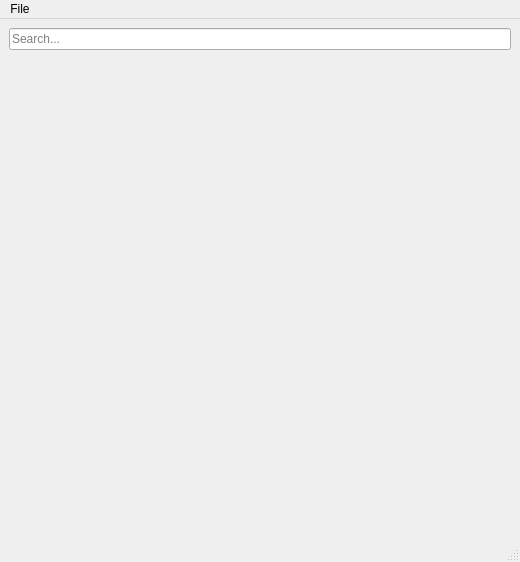
<?xml version="1.0" encoding="UTF-8"?>
<ui version="4.0">
 <class>MainWindow</class>
 <widget class="QMainWindow" name="MainWindow">
  <property name="geometry">
   <rect>
    <x>0</x>
    <y>0</y>
    <width>520</width>
    <height>562</height>
   </rect>
  </property>
  <property name="windowTitle">
   <string>MainWindow</string>
  </property>
  <widget class="QWidget" name="centralwidget">
   <layout class="QVBoxLayout" name="verticalLayout">
    <item>
     <layout class="QHBoxLayout" name="horizontalLayout">
      <item>
       <widget class="QLineEdit" name="searchBox">
        <property name="placeholderText">
         <string>Search...</string>
        </property>
       </widget>
      </item>
     </layout>
    </item>
    <item>
     <widget class="TreeView" name="widget" native="true"/>
    </item>
   </layout>
  </widget>
  <widget class="QMenuBar" name="menubar">
   <property name="geometry">
    <rect>
     <x>0</x>
     <y>0</y>
     <width>520</width>
     <height>19</height>
    </rect>
   </property>
   <widget class="QMenu" name="menuOpen">
    <property name="title">
     <string>File</string>
    </property>
    <addaction name="actionOpen"/>
   </widget>
   <addaction name="menuOpen"/>
  </widget>
  <widget class="QStatusBar" name="statusbar"/>
  <action name="actionOpen">
   <property name="text">
    <string>Open</string>
   </property>
  </action>
 </widget>
 <customwidgets>
  <customwidget>
   <class>TreeView</class>
   <extends>QWidget</extends>
   <header>src/ui/tree/treeview.h</header>
   <container>1</container>
  </customwidget>
 </customwidgets>
 <resources/>
 <connections/>
</ui>
